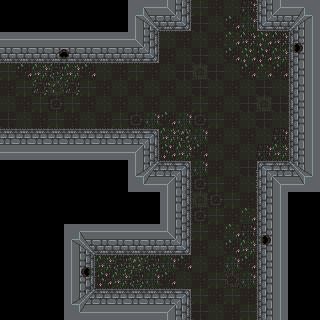

Below is a game level as drawn by its tile map, then a one-line description and the .tmx file that defines it, in full:
An orthogonal 20x20 tile map with 16x16 px tiles, 1 tile layer (Tile Layer 1).

<map version="1.2" tiledversion="1.2.3" orientation="orthogonal" renderorder="right-down" width="20" height="20" tilewidth="16" tileheight="16" infinite="0" nextlayerid="2" nextobjectid="1">
 <tileset firstgid="1" source="Basic Tileset Inside.tsx" />
 <layer id="1" name="Tile Layer 1" width="20" height="20">
  <data encoding="csv">
88,88,88,88,88,88,88,88,1,2,39,40,92,81,91,84,37,38,3,4,
88,88,88,88,88,88,88,88,17,18,55,56,82,91,83,94,53,54,19,20,
41,41,41,41,41,41,41,41,39,40,91,81,91,81,93,86,95,86,14,42,
9,9,9,11,12,9,9,9,55,56,81,91,82,91,83,95,85,96,30,42,
92,83,96,70,96,83,91,81,92,81,91,82,75,82,91,83,93,83,10,42,
81,92,68,77,68,92,81,91,81,91,81,91,82,91,81,91,82,91,10,42,
91,81,92,66,92,81,91,81,91,81,91,81,92,81,91,82,75,82,10,42,
82,91,81,92,81,91,81,92,66,94,83,94,66,92,81,91,82,91,10,42,
26,26,26,26,26,26,26,26,7,8,96,69,94,81,91,81,91,84,10,42,
58,58,58,58,58,58,58,58,23,24,85,96,83,91,81,91,84,96,10,42,
88,88,88,88,88,88,88,88,33,34,7,8,94,81,91,82,5,6,35,36,
88,88,88,88,88,88,88,88,49,50,23,24,66,92,81,91,21,22,51,52,
88,88,88,88,88,88,88,88,88,88,57,25,75,66,92,81,10,42,88,88,
88,88,88,88,88,88,88,88,88,88,57,25,66,92,81,93,10,42,88,88,
88,88,88,88,1,2,41,41,41,41,39,40,92,81,93,84,14,42,88,88,
88,88,88,88,17,18,9,9,9,9,55,56,81,91,83,96,30,42,88,88,
88,88,88,88,57,13,96,70,79,70,94,83,91,81,94,83,10,42,88,88,
88,88,88,88,57,29,85,96,70,94,83,91,81,92,65,94,10,42,88,88,
88,88,88,88,33,34,26,26,26,26,7,8,92,81,92,81,10,42,88,88,
88,88,88,88,49,50,58,58,58,58,23,24,82,91,81,92,10,42,88,88
</data>
 </layer>
</map>
